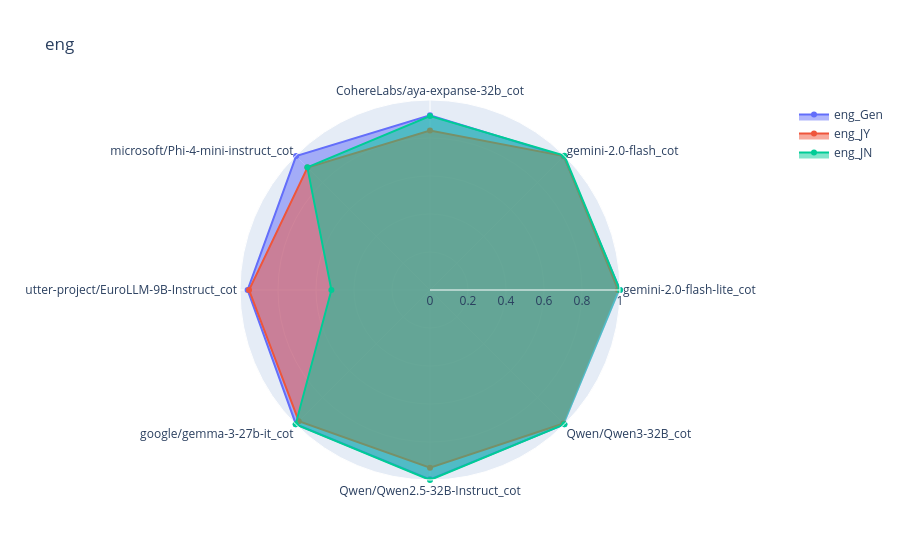
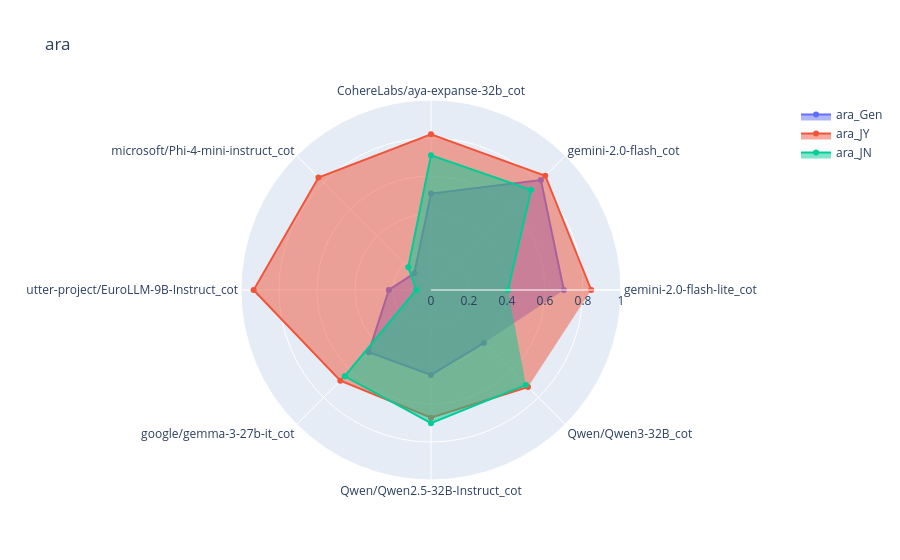
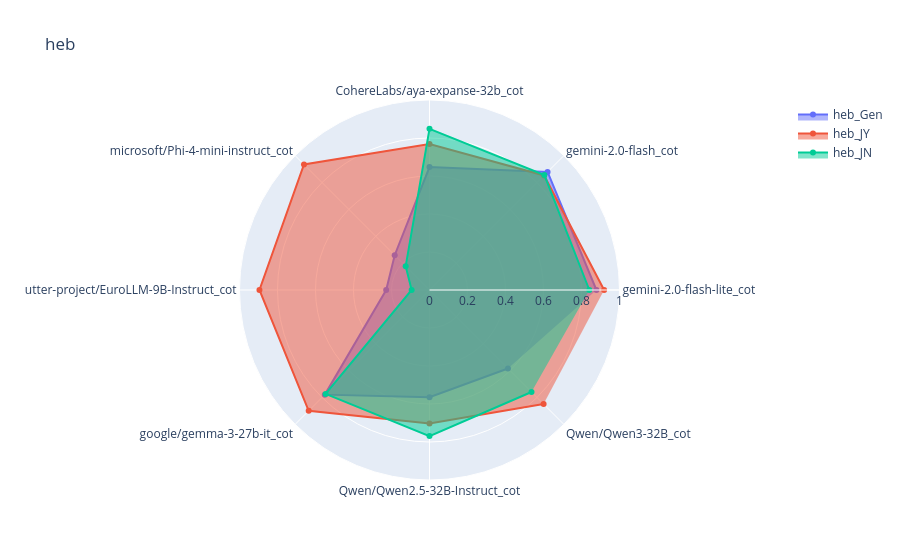
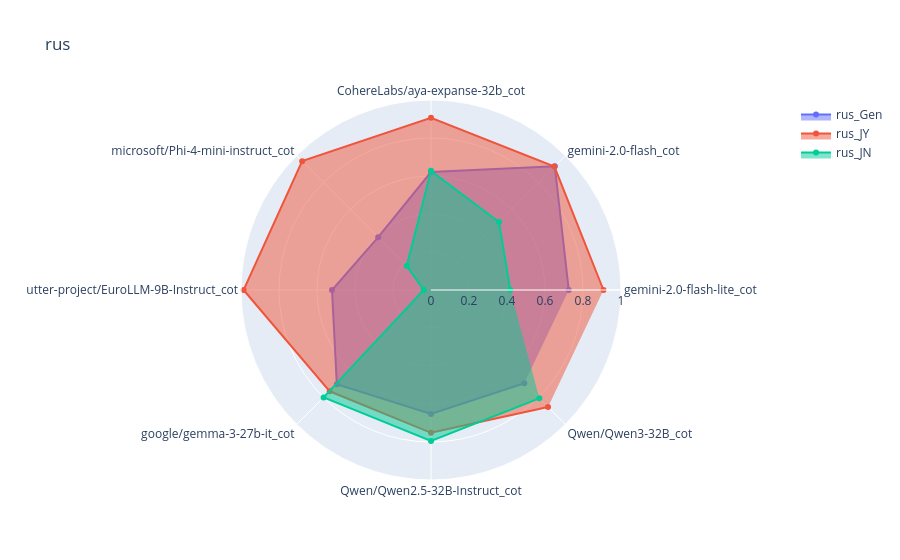

Notebook code cell kept with these figures, in order:
### Code cell
# spider plot for each langauge
import plotly.graph_objects as go

lang_agg_summary_df = prompting_method_dfs['cot'][1]
for lang in ['eng', 'ara','heb','rus','tur','fin']:
  fig = go.Figure()
  for scenario in ['Gen','JY','JN']:
    single_scenario_agg_summary_df = lang_agg_summary_df.loc[:,[x for x in lang_agg_summary_df.columns if scenario in x]]
    single_scenario_lang_agg_summary_df = single_scenario_agg_summary_df.loc[lang]
    categories = [x[0] for x in single_scenario_lang_agg_summary_df.index]
    values = single_scenario_lang_agg_summary_df.values
    fig.add_trace(go.Scatterpolar(
          r=values,
          theta=categories,
          fill='toself',
          name=lang+'_'+scenario
    ))
    fig.update_layout(
      polar=dict(
        radialaxis=dict(
          visible=True,
          range=[0, 1]
        )),
        title=lang,
      showlegend=True
    )

  fig.show()

### Figure 1 — Plotly figure (JSON) as saved in the notebook; plotly's stock layout.template omitted (floating-point values rounded to 4 significant figures)
{"data": [{"fill": "toself", "name": "eng_Gen", "r": [1.0, 0.995, 0.9197, 0.9967, 0.96, 0.9983, 0.9967, 1.0], "theta": ["gemini-2.0-flash-lite_cot", "gemini-2.0-flash_cot", "CohereLabs/aya-expanse-32b_cot", "microsoft/Phi-4-mini-instruct_cot", "utter-project/EuroLLM-9B-Instruct_cot", "google/gemma-3-27b-it_cot", "Qwen/Qwen2.5-32B-Instruct_cot", "Qwen/Qwen3-32B_cot"], "type": "scatterpolar"}, {"fill": "toself", "name": "eng_JY", "r": [0.9897, 0.9967, 0.839, 0.912, 0.9523, 0.9767, 0.9353, 0.9933], "theta": ["gemini-2.0-flash-lite_cot", "gemini-2.0-flash_cot", "CohereLabs/aya-expanse-32b_cot", "microsoft/Phi-4-mini-instruct_cot", "utter-project/EuroLLM-9B-Instruct_cot", "google/gemma-3-27b-it_cot", "Qwen/Qwen2.5-32B-Instruct_cot", "Qwen/Qwen3-32B_cot"], "type": "scatterpolar"}, {"fill": "toself", "name": "eng_JN", "r": [1.0, 1.0, 0.916, 0.913, 0.519, 1.0, 1.0, 1.0], "theta": ["gemini-2.0-flash-lite_cot", "gemini-2.0-flash_cot", "CohereLabs/aya-expanse-32b_cot", "microsoft/Phi-4-mini-instruct_cot", "utter-project/EuroLLM-9B-Instruct_cot", "google/gemma-3-27b-it_cot", "Qwen/Qwen2.5-32B-Instruct_cot", "Qwen/Qwen3-32B_cot"], "type": "scatterpolar"}], "layout": {"polar": {"radialaxis": {"range": [0, 1], "visible": true}}, "showlegend": true, "title": {"text": "eng"}}}

### Figure 2 — Plotly figure (JSON) as saved in the notebook; plotly's stock layout.template omitted (floating-point values rounded to 4 significant figures)
{"data": [{"fill": "toself", "name": "ara_Gen", "r": [0.699, 0.818, 0.5072, 0.1242, 0.222, 0.463, 0.4475, 0.3942], "theta": ["gemini-2.0-flash-lite_cot", "gemini-2.0-flash_cot", "CohereLabs/aya-expanse-32b_cot", "microsoft/Phi-4-mini-instruct_cot", "utter-project/EuroLLM-9B-Instruct_cot", "google/gemma-3-27b-it_cot", "Qwen/Qwen2.5-32B-Instruct_cot", "Qwen/Qwen3-32B_cot"], "type": "scatterpolar"}, {"fill": "toself", "name": "ara_JY", "r": [0.8433, 0.8505, 0.8195, 0.8377, 0.9335, 0.675, 0.672, 0.7223], "theta": ["gemini-2.0-flash-lite_cot", "gemini-2.0-flash_cot", "CohereLabs/aya-expanse-32b_cot", "microsoft/Phi-4-mini-instruct_cot", "utter-project/EuroLLM-9B-Instruct_cot", "google/gemma-3-27b-it_cot", "Qwen/Qwen2.5-32B-Instruct_cot", "Qwen/Qwen3-32B_cot"], "type": "scatterpolar"}, {"fill": "toself", "name": "ara_JN", "r": [0.405, 0.7455, 0.7087, 0.1693, 0.07775, 0.6425, 0.7013, 0.7063], "theta": ["gemini-2.0-flash-lite_cot", "gemini-2.0-flash_cot", "CohereLabs/aya-expanse-32b_cot", "microsoft/Phi-4-mini-instruct_cot", "utter-project/EuroLLM-9B-Instruct_cot", "google/gemma-3-27b-it_cot", "Qwen/Qwen2.5-32B-Instruct_cot", "Qwen/Qwen3-32B_cot"], "type": "scatterpolar"}], "layout": {"polar": {"radialaxis": {"range": [0, 1], "visible": true}}, "showlegend": true, "title": {"text": "ara"}}}

### Figure 3 — Plotly figure (JSON) as saved in the notebook; plotly's stock layout.template omitted (floating-point values rounded to 4 significant figures)
{"data": [{"fill": "toself", "name": "heb_Gen", "r": [0.8785, 0.879, 0.6472, 0.259, 0.228, 0.779, 0.5645, 0.584], "theta": ["gemini-2.0-flash-lite_cot", "gemini-2.0-flash_cot", "CohereLabs/aya-expanse-32b_cot", "microsoft/Phi-4-mini-instruct_cot", "utter-project/EuroLLM-9B-Instruct_cot", "google/gemma-3-27b-it_cot", "Qwen/Qwen2.5-32B-Instruct_cot", "Qwen/Qwen3-32B_cot"], "type": "scatterpolar"}, {"fill": "toself", "name": "heb_JY", "r": [0.919, 0.8528, 0.7685, 0.9343, 0.895, 0.8992, 0.702, 0.8493], "theta": ["gemini-2.0-flash-lite_cot", "gemini-2.0-flash_cot", "CohereLabs/aya-expanse-32b_cot", "microsoft/Phi-4-mini-instruct_cot", "utter-project/EuroLLM-9B-Instruct_cot", "google/gemma-3-27b-it_cot", "Qwen/Qwen2.5-32B-Instruct_cot", "Qwen/Qwen3-32B_cot"], "type": "scatterpolar"}, {"fill": "toself", "name": "heb_JN", "r": [0.8413, 0.8552, 0.8482, 0.1772, 0.094, 0.7732, 0.7688, 0.7592], "theta": ["gemini-2.0-flash-lite_cot", "gemini-2.0-flash_cot", "CohereLabs/aya-expanse-32b_cot", "microsoft/Phi-4-mini-instruct_cot", "utter-project/EuroLLM-9B-Instruct_cot", "google/gemma-3-27b-it_cot", "Qwen/Qwen2.5-32B-Instruct_cot", "Qwen/Qwen3-32B_cot"], "type": "scatterpolar"}], "layout": {"polar": {"radialaxis": {"range": [0, 1], "visible": true}}, "showlegend": true, "title": {"text": "heb"}}}

### Figure 4 — Plotly figure (JSON) as saved in the notebook; plotly's stock layout.template omitted (floating-point values rounded to 4 significant figures)
{"data": [{"fill": "toself", "name": "rus_Gen", "r": [0.725, 0.9215, 0.6208, 0.393, 0.521, 0.7007, 0.652, 0.6945], "theta": ["gemini-2.0-flash-lite_cot", "gemini-2.0-flash_cot", "CohereLabs/aya-expanse-32b_cot", "microsoft/Phi-4-mini-instruct_cot", "utter-project/EuroLLM-9B-Instruct_cot", "google/gemma-3-27b-it_cot", "Qwen/Qwen2.5-32B-Instruct_cot", "Qwen/Qwen3-32B_cot"], "type": "scatterpolar"}, {"fill": "toself", "name": "rus_JY", "r": [0.9078, 0.9185, 0.9062, 0.959, 0.9865, 0.754, 0.7517, 0.8712], "theta": ["gemini-2.0-flash-lite_cot", "gemini-2.0-flash_cot", "CohereLabs/aya-expanse-32b_cot", "microsoft/Phi-4-mini-instruct_cot", "utter-project/EuroLLM-9B-Instruct_cot", "google/gemma-3-27b-it_cot", "Qwen/Qwen2.5-32B-Instruct_cot", "Qwen/Qwen3-32B_cot"], "type": "scatterpolar"}, {"fill": "toself", "name": "rus_JN", "r": [0.4173, 0.5058, 0.627, 0.1805, 0.03825, 0.7993, 0.7947, 0.8065], "theta": ["gemini-2.0-flash-lite_cot", "gemini-2.0-flash_cot", "CohereLabs/aya-expanse-32b_cot", "microsoft/Phi-4-mini-instruct_cot", "utter-project/EuroLLM-9B-Instruct_cot", "google/gemma-3-27b-it_cot", "Qwen/Qwen2.5-32B-Instruct_cot", "Qwen/Qwen3-32B_cot"], "type": "scatterpolar"}], "layout": {"polar": {"radialaxis": {"range": [0, 1], "visible": true}}, "showlegend": true, "title": {"text": "rus"}}}
